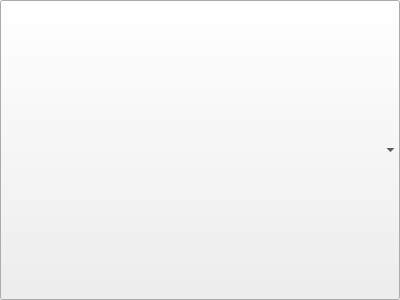
<?xml version="1.0" encoding="UTF-8"?>
<ui version="4.0">
 <class>CategoryFilterWidget</class>
 <widget class="QWidget" name="CategoryFilterWidget">
  <property name="geometry">
   <rect>
    <x>0</x>
    <y>0</y>
    <width>400</width>
    <height>300</height>
   </rect>
  </property>
  <property name="windowTitle">
   <string>Form</string>
  </property>
  <property name="locale">
   <locale language="English" country="UnitedStates"/>
  </property>
  <layout class="QGridLayout" name="gridLayout">
   <property name="leftMargin">
    <number>0</number>
   </property>
   <property name="topMargin">
    <number>0</number>
   </property>
   <property name="rightMargin">
    <number>0</number>
   </property>
   <property name="bottomMargin">
    <number>0</number>
   </property>
   <item row="0" column="0">
    <widget class="QComboBox" name="categoryList">
     <property name="sizePolicy">
      <sizepolicy hsizetype="Preferred" vsizetype="Preferred">
       <horstretch>0</horstretch>
       <verstretch>0</verstretch>
      </sizepolicy>
     </property>
     <property name="sizeAdjustPolicy">
      <enum>QComboBox::AdjustToContents</enum>
     </property>
     <property name="frame">
      <bool>false</bool>
     </property>
    </widget>
   </item>
  </layout>
 </widget>
 <resources/>
 <connections/>
</ui>
